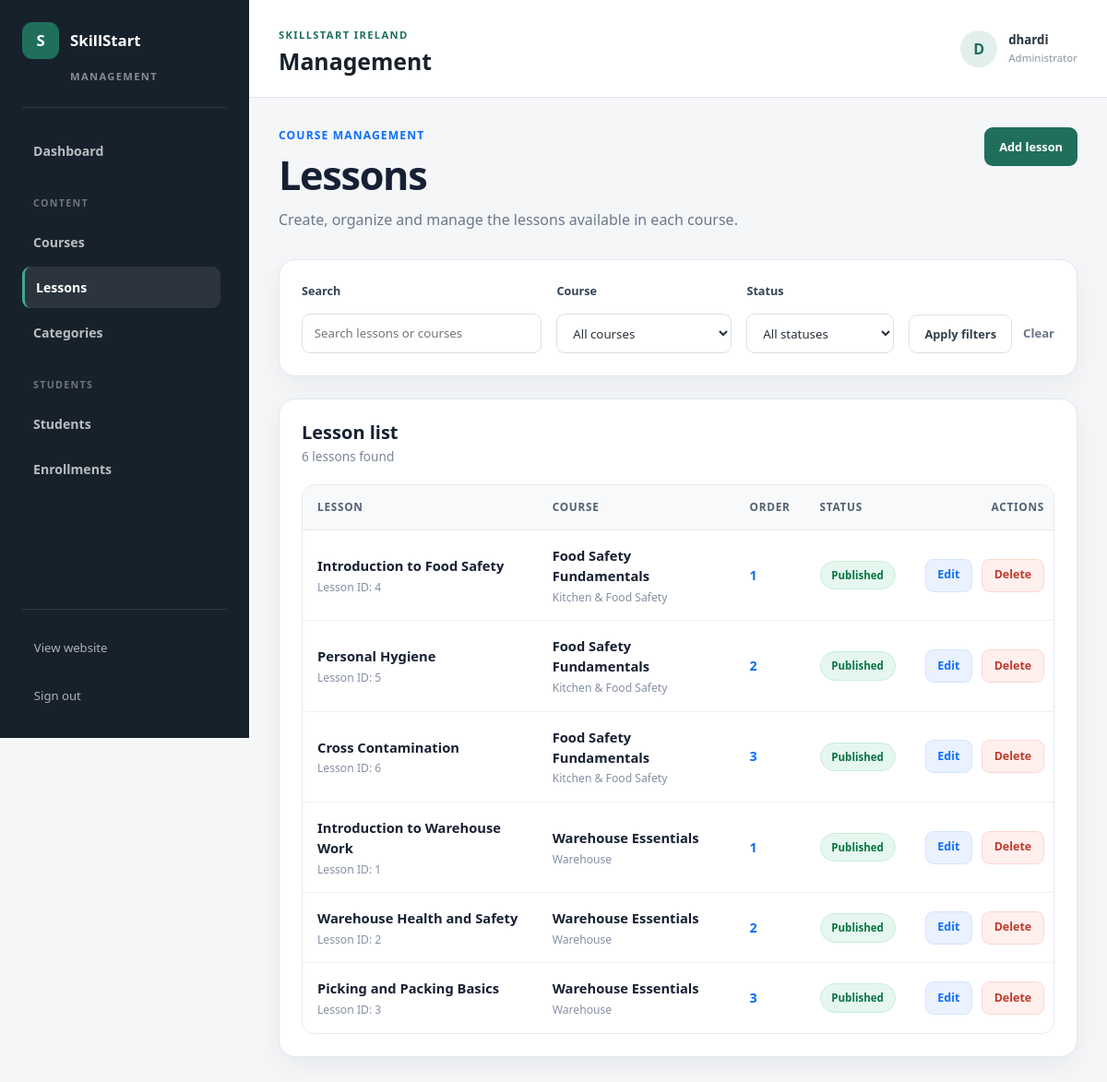
Page /management/lessons/ (signed in) on the committed database.
### courses/models.py (models this page shows, shortened)
class Lesson(models.Model):
    course = models.ForeignKey(
        Course,
        on_delete=models.CASCADE,
        related_name="lessons",
    )
    title = models.CharField(
        max_length=150,
    )
    content = models.TextField(
        blank=True,
    )
    image = models.ImageField(
        upload_to="lessons/images/",
        blank=True,
        null=True,
    )
    video_url = models.URLField(
        blank=True,
    )
    order = models.PositiveIntegerField(
        default=1,
    )
    is_published = models.BooleanField(
        default=False,
    )
    class Meta:
        ordering = ("order",)

class Course(models.Model):
    category = models.ForeignKey(
        Category,
        on_delete=models.CASCADE,
        related_name="courses",
    )
    title = models.CharField(
        max_length=150,
    )
    description = models.TextField()
    slug = models.SlugField(
        max_length=170,
        unique=True,
    )
    image = models.ImageField(
        upload_to="courses/",
        blank=True,
        null=True,
    )
    is_free = models.BooleanField(
        default=True,
    )
    price = models.DecimalField(
        max_digits=8,
        decimal_places=2,
        default=0,
    )
    currency = models.CharField(
        max_length=3,
        default="EUR",
    )
    is_published = models.BooleanField(
        default=False,
    )
    created_at = models.DateTimeField(
        auto_now_add=True,
    )

class Category(models.Model):
    name = models.CharField(max_length=100)
    description = models.TextField(blank=True)
    slug = models.SlugField(max_length=120, unique=True)
    class Meta:
        verbose_name_plural = "Categories"

### admin_dashboard/views.py (the view)
@staff_member_required
def lesson_list(request):
    search_query = request.GET.get(
        "search",
        "",
    ).strip()
    selected_course = request.GET.get(
        "course",
        "",
    ).strip()
    selected_status = request.GET.get(
        "status",
        "",
    ).strip()
    lessons = (
        Lesson.objects
        .select_related(
            "course",
            "course__category",
        )
        .order_by(
            "course__title",
            "order",
            "title",
        )
    )
    if search_query:
        lessons = lessons.filter(
            Q(title__icontains=search_query)
            | Q(content__icontains=search_query)
            | Q(course__title__icontains=search_query)
        )
    if selected_course:
        lessons = lessons.filter(
            course__slug=selected_course,
        )
    if selected_status == "published":
        lessons = lessons.filter(
            is_published=True,
        )
    elif selected_status == "draft":
        lessons = lessons.filter(
            is_published=False,
        )
    courses = (
        Course.objects
        .select_related("category")
        .order_by("title")
    )
    context = {
        "lessons": lessons,
        "courses": courses,
        "search_query": search_query,
        "selected_course": selected_course,
        "selected_status": selected_status,
        "filtered_lesson_count": lessons.count(),
    }
    return render(
        request,
        "admin_dashboard/lesson_list.html",
        context,
    )

### admin_dashboard/templates/admin_dashboard/lesson_list.html (shortened to what this page needs)
{% extends "admin_dashboard/base_admin.html" %}
{% block admin_content %}
<div class="management-page-header">
    <div>
        <p class="management-page-eyebrow">
            Course management
        </p>
        <h1 class="management-page-title">
            Lessons
        </h1>
        <p class="management-page-description">
            Create, organize and manage the lessons available in each course.
        </p>
    </div>
    <a
        href="{% url 'admin_dashboard:lesson_create' %}"
        class="management-primary-button"
    >
        Add lesson
    </a>
</div>
<div class="management-card">
    <form
        method="get"
        class="management-filter-form"
    >
        <div class="management-filter-group">
            <label for="lesson-search">
                Search
            </label>
            <input
                id="lesson-search"
                type="search"
                name="search"
                value="{{ search_query }}"
                placeholder="Search lessons or courses"
                class="management-form-control"
            >
        </div>
        <div class="management-filter-group">
            <label for="lesson-course">
                Course
            </label>
            <select
                id="lesson-course"
                name="course"
                class="management-form-control"
            >
                <option value="">
                    All courses
                </option>
            </select>
        </div>
        <div class="management-filter-group">
            <label for="lesson-status">
                Status
            </label>
            <select
                id="lesson-status"
                name="status"
                class="management-form-control"
            >
                <option value="">
                    All statuses
                </option>
            </select>
        </div>
        <div class="management-filter-actions">
            <button
                type="submit"
                class="management-secondary-button"
            >
                Apply filters
            </button>
            <a
                href="{% url 'admin_dashboard:lesson_list' %}"
                class="management-text-button"
            >
                Clear
            </a>
        </div>
    </form>
</div>
<div class="management-card">
    <div class="management-card-header">
        <div>
            <h2>
                Lesson list
            </h2>
            <p>
                {{ filtered_lesson_count }}
                lesson{{ filtered_lesson_count|pluralize }}
                found
            </p>
        </div>
    </div>
    {% if lessons %}
        <div class="management-table-wrapper">
            <table class="management-table">
                <thead>
                    <tr>
                        <th>Lesson</th>
                        <th>Course</th>
                        <th>Order</th>
                        <th>Status</th>
                        <th class="management-table-actions-heading">
                            Actions
                        </th>
                    </tr>
                </thead>
                <tbody>
                    {% for lesson in lessons %}
                        <tr>
                            <td>
                                <div class="management-table-primary">
                                    {{ lesson.title }}
                                </div>
                                <div class="management-table-secondary">
                                    Lesson ID: {{ lesson.id }}
                                </div>
                            </td>
                            <td>
                                <div class="management-table-primary">
                                    {{ lesson.course.title }}
                                </div>
                                <div class="management-table-secondary">
                                    {% if lesson.course.category %}
                                        {{ lesson.course.category.name }}
                                    {% else %}
                                        No category
                                    {% endif %}
                                </div>
                            </td>
                            <td>
                                {{ lesson.order }}
                            </td>
                            <td>
                                {% if lesson.is_published %}
                                    <span class="management-status-badge published">
                                        Published
                                    </span>
                                {% else %}
                                    <span class="management-status-badge draft">
                                        Draft
                                    </span>
                                {% endif %}
                            </td>
                            <td>
                                <div class="management-table-actions">
                                    <a
                                        href="{% url 'admin_dashboard:lesson_update' lesson.id %}"
                                        class="management-table-link"
                                    >
                                        Edit
                                    </a>
                                    <a
                                        href="{% url 'admin_dashboard:lesson_delete' lesson.id %}"
                                        class="management-table-link danger"
                                    >
                                        Delete
                                    </a>
                                </div>
                            </td>
                        </tr>
                    {% endfor %}
                </tbody>
            </table>
        </div>
    {% endif %}
</div>
{% endblock %}

### admin_dashboard/templates/admin_dashboard/base_admin.html (shortened to what this page needs)
{% load static %}
<!DOCTYPE html>
<html lang="en">
<head>
    <link
        href="https://cdn.jsdelivr.net/npm/bootstrap@5.3.3/dist/css/bootstrap.min.css"
        rel="stylesheet"
    >
    <link
        rel="stylesheet"
        href="{% static 'core/css/style.css' %}"
    >
</head>
<body class="management-body">
    <div class="management-layout">
        <aside class="management-sidebar">
            <div class="management-sidebar-header">
                <a
                    href="{% url 'admin_dashboard:dashboard' %}"
                    class="management-brand"
                >
                    <span class="management-brand-icon">
                        S
                    </span>
                    <span>
                        SkillStart
                    </span>
                </a>
                <span class="management-brand-label">
                    Management
                </span>
            </div>
            <nav class="management-navigation">
                <a
                    href="{% url 'admin_dashboard:dashboard' %}"
                    class="
                        management-navigation-link
                    "
                >
                    Dashboard
                </a>
                <span class="management-navigation-title">
                    Content
                </span>
                <a
                    href="{% url 'admin_dashboard:course_list' %}"
                    class="
                        management-navigation-link
                    "
                >
                    Courses
                </a>
                <a
                    href="{% url 'admin_dashboard:lesson_list' %}"
                    class="
                        management-navigation-link
                        {% if request.resolver_match.url_name == 'lesson_list' or request.resolver_match.url_name == 'lesson_create' or request.resolver_match.url_name == 'lesson_update' or request.resolver_match.url_name == 'lesson_delete' %}
                            active
                        {% endif %}
                    "
                >
                    Lessons
                </a>
                <a
                    href="#"
                    class="management-navigation-link"
                >
                    Categories
                </a>
                <span class="management-navigation-title">
                    Students
                </span>
                <a
                    href="{% url 'admin_dashboard:student_list' %}"
                    class="
                        management-navigation-link
                    "
                >
                    Students
                </a>
                <a
                    href="{% url 'admin_dashboard:enrollment_list' %}"
                    class="
                        management-navigation-link
                    "
                >
                    Enrollments
                </a>
            </nav>
            <div class="management-sidebar-footer">
                <a
                    href="{% url 'home' %}"
                    class="management-site-link"
                >
                    View website
                </a>
                <form
                    method="post"
                    action="{% url 'accounts:logout' %}"
                >
                    <button
                        type="submit"
                        class="management-logout-button"
                    >
                        Sign out
                    </button>
                </form>
            </div>
        </aside>
        <main class="management-main">
            <header class="management-header">
                <div>
                    <span class="management-header-label">
                        SkillStart Ireland
                    </span>
                    <h1>
                        {% block page_title %}
                            Management
                        {% endblock %}
                    </h1>
                </div>
                <div class="management-user">
                    <div class="management-user-avatar">
                        {{ request.user.username|first|upper }}
                    </div>
                    <div>
                        <strong>
                            {{ request.user.get_full_name|default:request.user.username }}
                        </strong>
                        <span>
                            Administrator
                        </span>
                    </div>
                </div>
            </header>
            <div class="management-content">
                {% block admin_content %}
                {% endblock %}
            </div>
        </main>
    </div>
</body>
</html>

### rows in the picture
Lesson: title "Introduction to Food Safety", id "4", course "Food Safety Fundamentals", course.category.name "Kitchen & Food Safety", order "1", is_published "Published"
Lesson: title "Personal Hygiene", id "5", course "Food Safety Fundamentals", course.category.name "Kitchen & Food Safety", order "2", is_published "Published"
Lesson: title "Cross Contamination", id "6", course "Food Safety Fundamentals", course.category.name "Kitchen & Food Safety", order "3", is_published "Published"
Lesson: title "Introduction to Warehouse Work", id "1", course "Warehouse Essentials", course.category.name "Warehouse", order "1", is_published "Published"
Lesson: title "Warehouse Health and Safety", id "2", course "Warehouse Essentials", course.category.name "Warehouse", order "2", is_published "Published"
Lesson: title "Picking and Packing Basics", id "3", course "Warehouse Essentials", course.category.name "Warehouse", order "3", is_published "Published"

### other values in the picture
{{ request.user.username|first|upper }} "D"
{{ request.user.get_full_name|default:request.user.username }} "dhardi"
{{ filtered_lesson_count }} "6"
